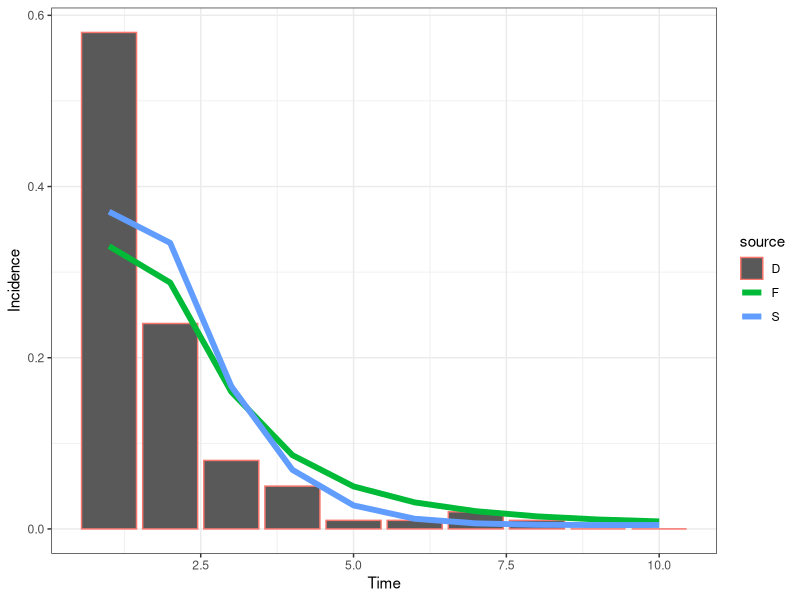
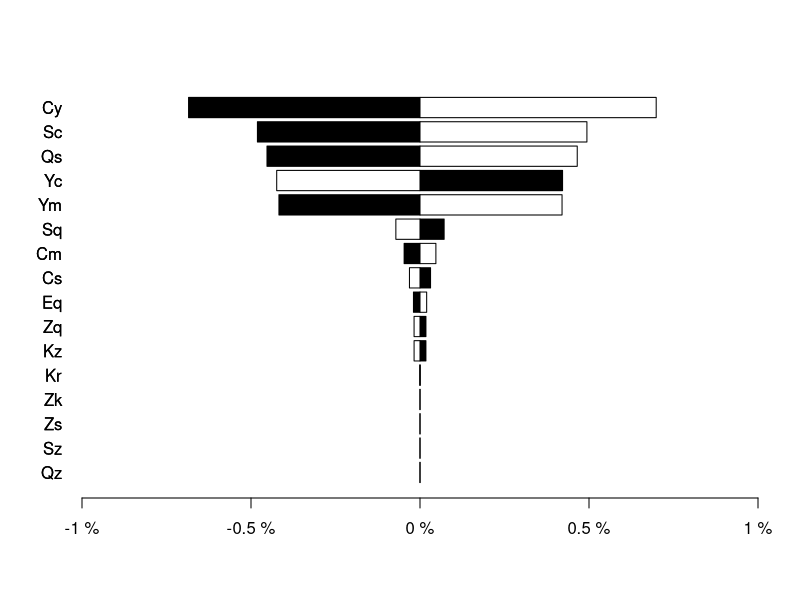

Write R code to recreate these figures, in order.
# CF McQuaid & RMGJ Houben
# Start 21/04/2017 ---> current version after revision with Hanif 18/05/2017
# Cohort model of TB including regression and a slow stream
########################################
#                                      #
#                        M             # M - Death (due to disease)
#                       ^ ^            #
#                      /   \           #
#      -> Q <-> S <-> C <-> Y          # Q - Failed granuloma, S - Subclinical, C - Minimal (C+S-), Y - Disseminated (C+S+, symptomatic)
#     /    \    ^                      #
#    E       \  |                      # E - Exposed
#     \        \v                      #
#      -> K <-> Z                      # K - Controlled granuloma, Z- Leaky granuloma,
#         |                            #
#         v                            #
#         R                            # R - Sterilized granuloma (self-cure)
#                                      #
########################################
##set wd depending on who is coding/playing
setwd("C:/Users/cfmcquaid/Simulations")
#setwd("/Users/ReinHouben/Filr/ifolder/Applications (funding and jobs)/2016 - ERC starting grant/Rmodel_nathis/NatHistCoh")

### URL for how to upload changes: http://r-bio.github.io/intro-git-rstudio/
### to pull in Finn's version - type in shell: git pull upstream master
### to push my version - create pull request to Finn:  
#       commit (remember to tick box), then push
#       goto Github, pull requests, create pull request, if merge can be done on auto, just complete
#       Alternatively Finn complete pull request (he does not get email notification)
# Finn to just click push. Job done

#Next steps
# 1. get the prop inc disease after 5 years to 5%
###   How: play with Eq values, OR increase progression parameters
# 2. achieve 1 + start higher and sharper decrease in early years
###   How: change initial states to more realistic point, based on what prev of disease would be at screening
###   Also increase progression rates, while decreasing proportion that goes into the fast pathway
# OTHER NEXT STEPS - 8th May 2017
##  ?can we calculate in model how often (on average) people would come in and out of states over course of say 2 years?
##  ?Can we calculate average time in compartment in each step visit? Should be simple competing risk model right?

library("reshape2"); library("deSolve"); library("ggplot2"); library("plyr");
# Parameter sets: Average (), Wax (regression), Slow (slow), Full (regression, slow)
# Ax - rate from compartment A to compartment X, Omega - background mortality


# No regression: 1/Cy + 1/Ym = 3 years, Ym = 0.5 (0.3 death 0.2 self-cure), therefore Cy = 1. NOTE: 70% die, 30% self-cure
# Regression: 1/(Yc + Ym) = 0.5 years, Ym = 0.5 (as above), therefore Yc = 1.5.
# Regression: 1/(Cy + Cs) = 0.5 years. Assume ratio 2:1 for Cy:Cs, therefore Cs = 2/3
paramS <- c(Eq=0.10, Qs=2.00, Qz=0.00, Kz=0.01, Kr=0.10, Sc=2.00, Sq=0.00, Sz=0.00, Zk=0.00, Zs=0.00, Zq=0.01, Cy=1.00, Cs=0.00, Cm=0.05, Ym=0.50, Yc=0.00)
paramF <- c(Eq=0.10, Qs=2.00, Qz=0.00, Kz=0.01, Kr=0.10, Sc=2.00, Sq=0.25, Sz=0.00, Zk=0.01, Zs=0.00, Zq=0.01, Cy=1.32, Cs=0.066, Cm=0.05, Ym=0.50, Yc=0.150)
# Initial states of compartments
state <- c(E=100000, Q=0, K=0, S=0, Z=0, C=0, Y=0, R=0, M=0)
# Timespan for simulation
times <- seq(0, 10, by = 1)
# Timespan for burn
timeb <- 1
# Timespan for tornado
timet <- 5
# ODE function
regr <- function(t, state, parameters){
  with(as.list(c(state, parameters)), {
   # rates of change
   dE <- - 10*E
   dQ <- + 10*Eq*E + Sq*S + Zq*Z - (Qs + Qz)*Q
   dK <- + 10*(1 - Eq)*E + Zk*Z - (Kz + Kr)*K
   dS <- + Qs*Q + Cs*C + Zs*Z - (Sc + Sq + Sz)*S
   dZ <- + Kz*K + Sz*S + Qz*Q - (Zk + Zs + Zq)*Z
   dC <- + Sc*S + Yc*Y - (Cs + Cy + Cm)*C
   dY <- + Cy*C -(Yc + Ym)*Y
   dR <- + Kr*K
   dM <- + Ym*Y + Cm*C
   # return the rate of change
   list(c(dE, dQ, dK, dS, dZ, dC, dY, dR, dM))
  })
}
# Burn off the first X years to establish the proportion of individuals in each compartment, removing diseased
burn <- function(tb, state, fxn, parameters){
  out <- ode(y = state, times = seq(0, tb, by = 1), func = fxn, parms = parameters)
  stateb <- c(out[tb, 2], out[tb, 3], out[tb, 4], out[tb, 5], out[tb, 6], out[tb, 7], Y=0, out[tb, 9], M=0)
  return(stateb)
}
# Calculation function
calc <- function(ts, tb, state, fxn, parameters, source){
  stateb <- burn(tb = tb, state = state, fxn = regr, parameters = parameters)
  out <- ode(y = stateb, times = ts, func = fxn, parms = parameters)
  out <- as.data.frame(out)
  # Removing the first timestep, time zero
  out <- out[-1,]
  # Calculating the "interval from conversion" (see Styblo 1991 & TSRU progress report 1967)
  out$int <- parameters["Cy"]*out$C/sum(parameters["Cy"]*out$C)
  # Formatting the data for plotting - putting into a melted data.fame, with additional columns for the source matrix
  out <- melt(out, id.vars = c("time"))
  out$source <- source
  return(out)
}
outS <- calc(ts = times, tb = timeb, state = state, fxn = regr, parameters = paramS, source = "S")
outF <- calc(ts = times, tb = timeb, state = state, fxn = regr, parameters = paramF, source = "F")
# Including the data for barplot
time <- c(1, 2, 3, 4, 5, 6, 7, 8, 9, 10); variable <- c("D", "D", "D", "D", "D", "D", "D", "D", "D", "D"); value <- c(0.58, 0.24, 0.08, 0.05, 0.01, 0.01, 0.02, 0.01, 0, 0); source <- c("D", "D", "D", "D", "D", "D", "D", "D", "D", "D")
outD <- data.frame(time, variable, value, source)
out <- rbind(outS, outF, outD)
# Plot output
theme_set(theme_bw())
##all scenarios
# ggplot(out[out$variable %in% c("int"), ], aes(time, value)) + geom_point(size=2) + labs(x = "Time", y = "Incidence") + facet_grid(source ~ . , scales = "fixed")
ggplot(out[out$variable %in% c("int"), ], aes(x = time, y = value, colour = source)) + geom_bar(data=out[out$variable %in% c("D"), ], stat="identity") + geom_line(size=2) + labs(x = "Time", y = "Incidence") 
# Fitting parameters and state: proportion of individuals diseased after "Otime" years, using parameter set "Osource"
Osource <- "F"; Otime <- 5
Iv <- out[which(out$source == Osource & out$variable == "int" & out$time == Otime), ]

# # Tornado plot
range <- 0.01 ##sets range for the change in the parameters
torn <- function(ts, tb, tt, state, fxn, parameters, source){
  # Store data
  data <- rbind(parameters, parameters)
  rownames(data) <- c('+1%', '-1%')
  # Compare to default data set
  out <- calc(ts = ts, tb = tb, state = state, fxn = regr, parameters = parameters, source = source)
  def <- out[which(out$time ==tt & out$variable == "int"),"value"]
  for (i in 1:16){
    # Increasing and decreasing each parameter in turn
    parametersM = parameters; parametersL = parameters
    parametersM[i] = parametersM[i] + range*parametersM[i]; parametersL[i] = parametersL[i] - range*parametersL[i]
    outM <- calc(ts = ts, tb = tb, state = state, fxn = regr, parameters = parametersM, source = source); outL <- calc(ts = ts, tb = tb, state = state, fxn = regr, parameters = parametersL, source = source)
    outM <- (outM[which(outM$time ==tt & outM$variable == "int"),"value"] - def) / def; outL <- (outL[which(outL$time ==tt & outL$variable == "int"),"value"] - def) / def
    data[1, i] <- outM; data[2, i] <- outL
  }
  return(data)
}
data <- torn(ts = times, tb = timeb, tt = timet, state = state, fxn = regr, parameters = paramF, source ="F")
# For plotting '%' on x-axis
x <- seq(-0.01,0.01, length=10)
ORD = order(abs(data[2,] - data[1,]))
##order black = increase in parameter, white is decrease in parameter value
barplot(data[1,ORD], horiz = T, las=1, xlim = c(-0.01,0.01), xaxt='n', ylab = '', beside=T, col=c('black'))
barplot(data[2,ORD], horiz = T, las=1, xlim = c(-0.01,0.01), xaxt='n', ylab = '', beside=T, col=c('white'), add = TRUE)
axis(1, at=pretty(x), lab=paste0(pretty(x) * 100," %"), las=TRUE)
